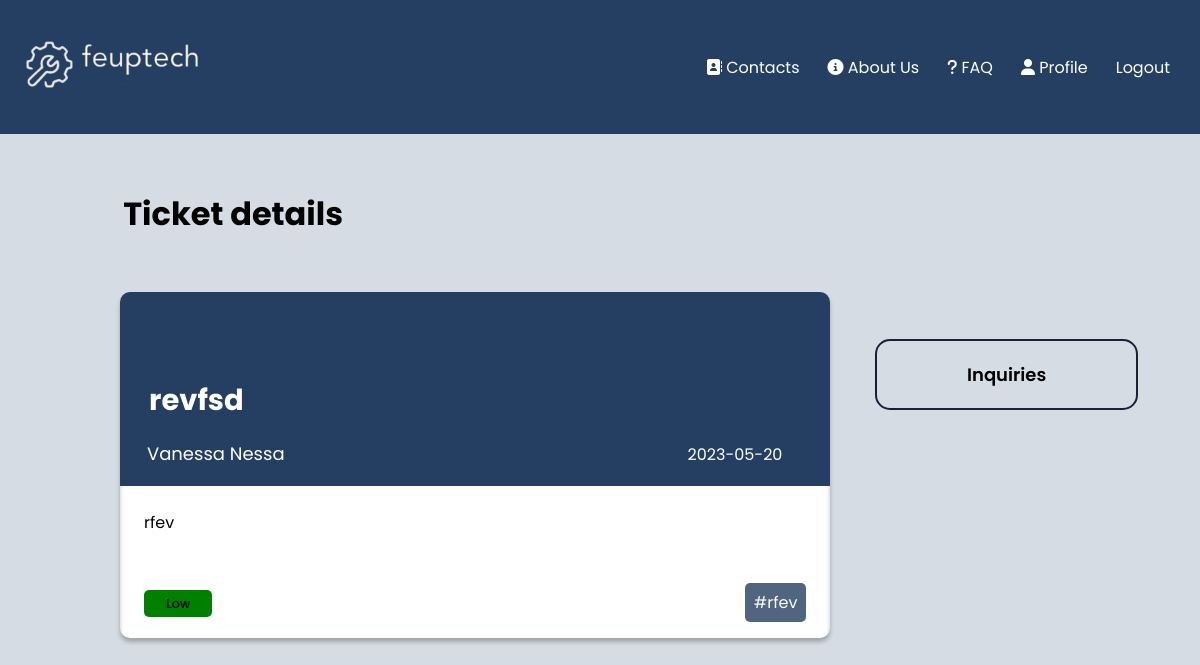
/pages/ticket_detail_user.php?ticket=3 (signed in), run on an earlier commit of the app's database.
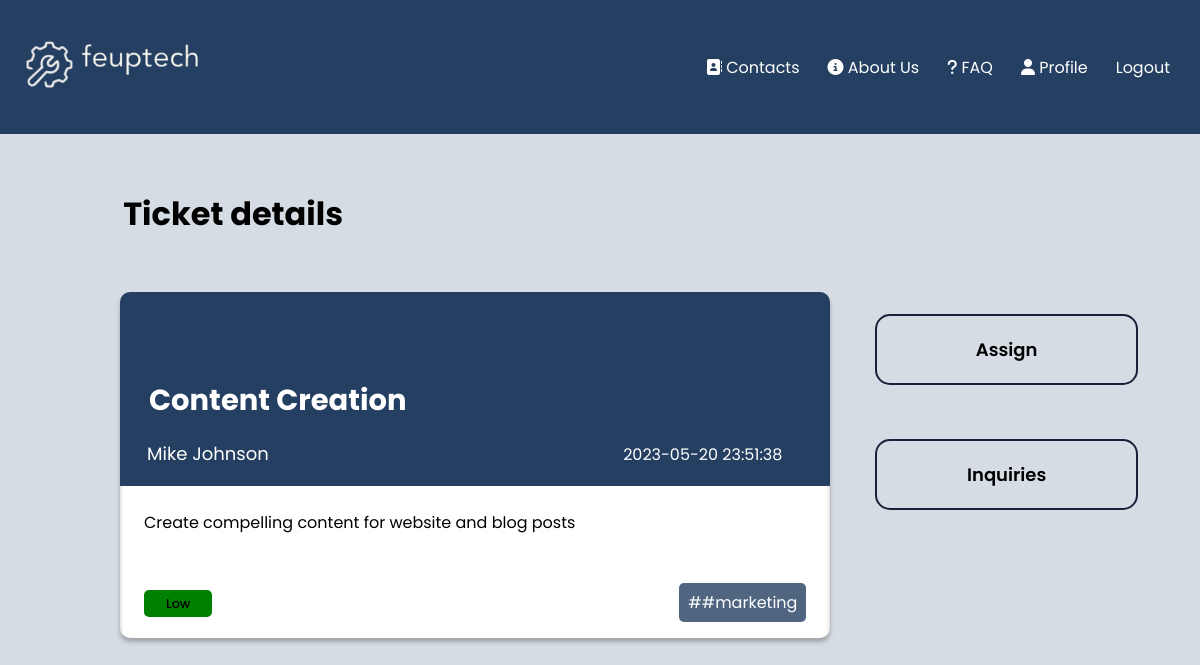
And on a later commit of the database.
### tables this page shows
CREATE TABLE tickets(

    idTicket integer primary key AUTOINCREMENT,
    title text NOT NULL,
    description text,
    status text,
    idAgent text references Agents(idAgent),
    idClient text references Clients(idClient),
    department text references department(title),
    priority text,
    hashtag text,
    date datetime
);

CREATE TABLE users(
    idUser integer primary key AUTOINCREMENT,
    email text UNIQUE,
    name text NOT NULL,
    username text UNIQUE NOT NULL,
    password text NOT NULL
);

### pages/ticket_detail_user.php (called while the page is built)
<?php
    require_once(__DIR__ . '/../database/connection.db.php');
    include '../database/ticket.class.php';
    include '../database/user.class.php';
    include '../utils/session.php';
    include '../templates/tickets.tpl.php';
    include '../templates/ticket_detail.tpl.php';
    $session = new Session();
    $db = getDatabaseConnection();
    $user = User::getUserWithId($db, $session->getID());
    $ticket = $user->getTicketWithID($db, $_GET['ticket']);
    drawTicketsHeader($session, "<link href=\"../css/ticketsDetail_style.css\" rel=\"stylesheet\">");
    drawTicketDetail($db,$ticket, $user);
?>

### utils/session.php (called while the page is built, shortened)
<?php
class Session{
      public function isLoggedIn() : bool {
        return isset($_SESSION['id']);
      }
      public function getID() : ?int {
        return isset($_SESSION['id']) ? $_SESSION['id'] : null;
      }
}
?>

### database/ticket.class.php (called while the page is built, shortened)
<?php
     class Ticket{
        public string $status;
        public string $priority;
        public function __construct(int $idTicket, string $title, string $status,
          string $description, string $department, string $priority, string $hashtag, string $date, string $idClient, int $idAgent){
            $this->idTicket = $idTicket;
            $this->title = $title;
            $this->status = $status;
            $this->description = $description;
            $this->priority = $priority;
            $this->hashtag = $hashtag;
            $this->date = $date;
            $this->idClient = $idClient;
        }
        public function getStatus(){
            return $this->status;
        }
        public function getPriority(){
            return $this->priority;
        }
    }
?>

### database/user.class.php (called while the page is built, shortened)
<?php
     class User{
        public string $name;
        public function __construct(int $id, string $email, string $name, string $username){
            $this->id = $id;
            $this->name = $name;
        }
        public function getName(){
            return $this->name;
        }
        public function getTicketWithID($db, $id){
            $stmt = $db->prepare('SELECT idTicket, date, title, status, description, department, priority, idClient, idAgent, hashtag FROM tickets WHERE idTicket = ?');
            $stmt->execute([$id]);
            $ticketRows = $stmt->fetchAll(PDO::FETCH_ASSOC);
            $row = $ticketRows[0];
            $ticket = new Ticket(
                $row['idTicket'],
                $row['title'],
                $row['status'],
                $row['description'],
                $row['department'],
                $row['priority'],
                strval($row['hashtag']),
                $row['date'],
                $row['idClient'],
                intval($row['idAgent']),
            );
            return $ticket;
        }
        static function getUserWithID(PDO $db, int $id) : ?User {
            $stmt = $db->prepare('
                SELECT u.idUser, u.email, u.name, u.username
                FROM users u JOIN admins a ON u.idUser = a.idAdmin
                WHERE u.idUser = ?');
            $stmt->execute(array($id));
            $row = $stmt->fetch(PDO::FETCH_ASSOC);
            $stmt = $db->prepare('
                SELECT u.idUser, u.email, u.name, u.username
                FROM users u JOIN agents a ON u.idUser = a.idAgent
                WHERE u.idUser = ?');
            $stmt->execute(array($id));;
            $row = $stmt->fetch(PDO::FETCH_ASSOC);
            if ($row !== false) {
                return new Agent($row['idUser'], $row['email'], $row['name'], $row['username']);
            }
            $stmt = $db->prepare('
                SELECT idUser, email, name, username
                FROM users
                WHERE idUser = ?');
            $stmt->execute(array($id));
            $row = $stmt->fetch(PDO::FETCH_ASSOC);
            if ($row !== false) {
                return new Client($row['idUser'],$row['email'], $row['name'], $row['username']);
            }
            return null;
            }
     }
?>

### templates/ticket_detail.tpl.php (the view, shortened to what this page needs)
<?php function drawTicketDetail($db,Ticket $ticket, User $user) {
    $client = User::getUserWithId($db, $ticket->idClient);
    $name = "";
    if ($client) {
        $name = $client->getName();
    } else {
        $name = "Unknown User";
    }
    ?>
    <h1 class="details">Ticket details</h1>
        <main class = "all">
            <section class="box">
                <div class="content">
                    <h1 class="title"><?php echo $ticket->title ?></h1>
                    <div class ="try">
                        <h3 class="author"><?php echo $name?></h3>
                        <p class="date"><?php echo $ticket->date ?></p>
                    </div>
                </div>
                <p class="description"><?php echo $ticket->description ?></p>
                <div class = "end">
                    <p class="ticket-priority"><?php
                    $priority = $ticket->getPriority();
                    if ($priority === 'High') {
                              echo '<span class="high">' . $priority . '</span>';
                          } elseif ($priority === 'Medium') {
                              echo '<span class="medium">' . $priority . '</span>';
                          } elseif ($priority === 'Low') {
                              echo '<span class="low">' . $priority . '</span>';
                          }
                          ?></p>
                    <div class = "hashtags">
                        <p class="hashtag"><?php echo '#' . $ticket->hashtag ?></p>
                    </div>
                </div>
            </section>
            <section class="assign">
            <?php
            $status = $ticket->getStatus();
            if ($user->id !== $client->id && $status === 'Opened') {
                echo '<button class="button-assign role="button" id="button">Assign</button>';
            }
            ?>
            <br>
                <a href="../pages/inquiries.php?ticket=<?php echo urlencode($ticket->idTicket) ?>"><button class="button-assign" role="button">Inquiries</button></a>
            </section>
        </main>
    </body>
</html>
<?php } ?>

### templates/tickets.tpl.php (shortened to what this page needs)
<?php function drawTicketsHeader($session, $css = "") { ?>
    <!DOCTYPE html>
    <html lang = "en-Us">
    <head>
        <link href="../css/navLogin_style.css" rel="stylesheet">
        <link href="../css/tickets_style.css" rel="stylesheet">
        <link href="../css/newTicket.css" rel="stylesheet">
        <link href="../css/tickets_all.css" rel="stylesheet">
        <link href="../css/assign_style.css" rel="stylesheet">
        <?php
          echo $css;
        ?>
    </head>
    <body>
        <nav>
        <a href = "../pages"><img src ="../images/logo.png"></a>
        <ul class = "navigation">
                <li class = "nav_elem"><a href = "../pages/contacts.php"><i class="fa-solid fa-address-book"></i> Contacts</a></li>
                <li class = "nav_elem"><a href = "../pages/about_us.php"><i class="fas fa-circle-info"></i> About Us</a></li>
                <li class = "nav_elem"><a href = "../pages/faq.php"><i class="fa-solid fa-question"></i> FAQ</a></li>
                <?php
                if (!$session->isLoggedIn()){
                    echo "<li class = \"nav-elem\"><a href=\"../pages/register.php\">Register</a></li>";
                    echo "<li class = \"nav-elem\"><a href=\"../pages/login.php\">Login</a></li>";
                }
                else{
                    echo "<li class = \"nav-elem\"><a href =\"../pages/profile.php\"><i class=\"fa-solid fa-user\"></i> Profile</a></li>";
                    echo "<form action=\"../actions/action_logout.php\" method=\"post\" class=\"logout\"><a href = \"#\" type=\"submit\" onclick=\"this.parentNode.submit(); return false;\">Logout</a></form>";
                }
                ?>
            </ul>
        </nav>
<?php } ?>

### css/navLogin_style.css (style rules this page uses)
.navigation { display: flex; justify-content: flex-end; padding: 14px 16px; }
nav a { text-decoration: none; color: white; padding: 14px; }
li { list-style: none; }
nav { background-color: #243f61; background-size: cover; background-position: center; text-align: center; font-family: 'Poppins'; margin: -8px; display: grid; grid-template-columns: auto 1fr; column-gap: 2em; align-items: center; }
nav img { width: 100%; max-width: 200px; justify-self: start; }

### css/tickets_style.css (style rules this page uses)
body { font-family: 'Poppins'; background-color: #D5DCE3; }
.box { width: 100%; max-width: 1150px; margin: 5% auto; background-color: white; border-radius: 10px; display: flex; flex-direction: column; }
.ticket-priority { font-weight: 500; margin-right: 10px; }
.low { background-color: green; padding: 5px 22px; border-radius: 5px; font-size: 0.8em; }

### css/tickets_all.css (style rules this page uses)
body { font-family: 'Poppins'; background-color: #D5DCE3 }
h1 { margin-top: 3em; margin-left: 1.5em; }

### css/ticketsDetail_style.css (style rules this page uses)
body { font-family: 'Poppins'; background-color: #D5DCE3; }
.box { width: 60%; max-width: 1150px; margin-left: 7em; margin-top: 2em; margin-right: 0; background-color: white; border-radius: 10px; display: flex; flex-direction: column; box-shadow: 0px 4px 4px rgba(0, 0, 0, 0.25), inset 0px 4px 4px rgba(0, 0, 0, 0.25); }
.details { margin-top: 2em; margin-left: 3.6em; }
.all { display: flex; flex-direction: row; height: 100%; }
.button-assign { appearance: none; background-color: transparent; border: 2px solid #182139; border-radius: 15px; box-sizing: border-box; color: black; cursor: pointer; display: inline-block; font-size: 18px; font-weight: 600; font-family: 'Poppins'; line-height: normal; margin: 0; margin-top: 3em; min-height: 60px; min-width: 0; outline: none; padding: 20px 90px; text-align: center; text-decoration: none; transition: all 300ms cubic-bezier(.23, 1, 0.32, 1); user-select: none; -webkit-user-select: none; touch-action: manipulation; will-change: transform; width: 100%; align-self: start; }
.assign { margin-left: 45px; }
.title { margin-left: 1em; font-size: 29px; margin-bottom: 0em; }
.author { margin-left: 1.5em; font-weight: 400; font-size: large; }
.box p { margin-left: 1.5em; }
.date { position: relative; bottom: 2.7em; text-align: end; margin-right: 3em; }
.try { margin-bottom: -2.5em; }
.content { background-color: #243f61; color: white; border-radius: 10px 10px 0px 0px; }
.description { margin-bottom: 0; margin-top: 1.5em; margin-right: 1.5em; }
.end { display: flex; flex-direction: row; justify-content: space-between; align-items: center; margin-top: 2em; margin-right: 1.5em; }
.hashtags { display: flex; flex-wrap: wrap; gap: 0.5em; }
.hashtag { background-color: rgba(36, 63, 97, .8); padding: 7px 9px; color: white; border-radius: 5px; }

What changed in the data, as far as the page shows it:
no longer on this page (row unchanged): users: name "Vanessa Nessa"
changed tickets "Low": title "revfsd" → "Content Creation"; date "2023-05-20" → "2023-05-20 23:51:38"; description "rfev" → "Create compelling content for website and blog posts"; hashtag "rfev" → "#marketing"; status "Assigned" → "Opened" (drawn)
now on this page (row unchanged): users: name "Mike Johnson"
Also different on the page:
text now shown: "Assign"
